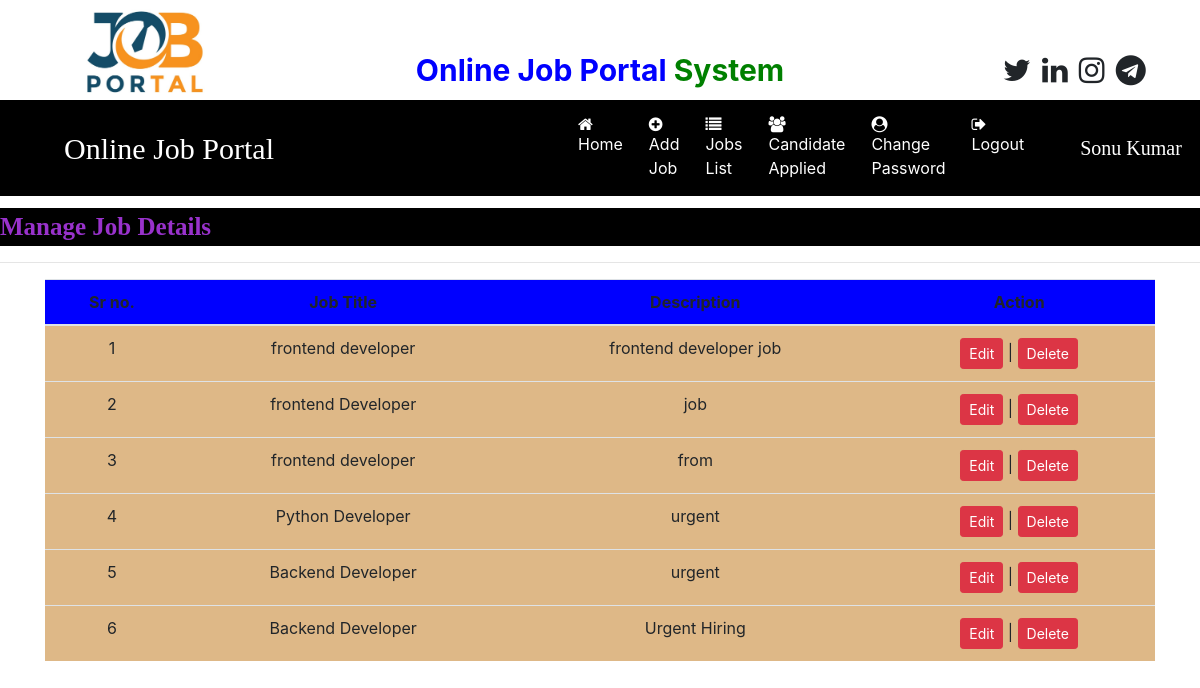
/job_list (signed in), run on the app's committed database.
### job/models.py (models this page shows, shortened)
class Job(models.Model):
    recruiter = models.ForeignKey(Recruiter,on_delete=models.CASCADE)
    start_date= models.DateField()
    end_date=models.DateField()
    title=models.CharField(max_length=100)
    salary= models.FloatField(max_length=20)
    description=models.CharField(max_length=500)
    experience=models.CharField(max_length=50)
    location=models.CharField(max_length=100)
    skills=models.CharField(max_length=100)

### job/views.py (the view)
# urls.py: path('job_list',job_list,name="job_list"),
def job_list(request):
    if not request.user.is_authenticated:
        return redirect('recruiter_login')
    user=request.user
    recruiter=Recruiter.objects.get(user=user)
    job=Job.objects.filter(recruiter=recruiter)
    d={'job':job}
    return render(request,'job/job_list.html',d)

### job/templates/job/job_list.html (shortened to what this page needs)
{% load static %}
{% block body%}
{% include 'job/recruiter_navigation.html' %}
<marquee style="font-family: 'Monotype Corsiva'; font-size:25px;color: darkorchid;background-color:black; font-weight: bold;margin-top: 1%;">
    Manage Job Details
</marquee>
<hr>
<div class="container">
<table class="table table-hover" id="example">
    <thead>
        <tr style = "background-color: blue;">
            <th>Sr no.</th>
            <th>Job Title</th>
            <th>Description</th>
            <th>Action</th>
        </tr>
    </thead>
    <tbody>
        {% for i in job %}
        <tr style ="background-color: #DEB887;">
            <td> {{forloop.counter}}</td>
            <td> {{i.title}}</td>
            <td> {{i.description}}</td>
            <td><a href="{% url 'edit_jobdetail' i.id %}" class="btn btn-danger btn-sm">Edit</a>
            | <a href="#" class="btn btn-danger btn-sm">Delete</a>
        </tr>
        {% endfor %}
    </tbody>
</table>
</div>
{% endblock body%}

### job/templates/job/recruiter_navigation.html (shortened to what this page needs)
<html>
    <head>
        {% load static %}
  <link rel="stylesheet" href="https://maxcdn.bootstrapcdn.com/bootstrap/4.5.2/css/bootstrap.min.css">
  <link rel="stylesheet" href="https://cdnjs.cloudflare.com/ajax/libs/font-awesome/4.7.0/css/font-awesome.min.css">
    </head>
    <body>
        <div class="container">
            <div class="row">
                <div class="col-sm-3">
                    <img src="{% static 'images/4.jpg'%}" style="width:200px; height:100px">
                </div>
                <div class="col-sm-6 mt-5 text-center">
                    <span style="font-weight:bold ; font-size :30px">
                        <span style = "color : blue">Online Job Portal</span>
                        <span style = "color : green">System</span>
                    </span>
                </div>
                <div class="col-sm-3 mt-5" style="padding-left:10%">
                    <span style="font-weight:bold; font-size:30px">
                        <span><i class="fa fa-twitter pl-1"></i></span>
                        <span><i class="fa fa-linkedin pl-1"></i></span>
                        <span><i class="fa fa-instagram pl-1"></i></span>
                        <span><i class="fa fa-telegram pl-1"></i></span>
                    </span>
                </div>
            </div>
        </div>
        <nav class="navbar navbar-expand-sm" style="background-color :black">
            <a class="navbar-brand text-white pl-5 font-weight-weight-bold" style="font-family:'Monotype Corsiva'; font-size:30px">Online Job Portal</a>
            <ul class="navbar-nav">
                <li class="nav-item">
                   <a class="nav-link" href="{% url 'recruiter_home'%}" style="margin-left:280px"><i class="fa fa-home mr-1"></i>Home</a>
                </li>
                <li class="nav-item">
                   <a class="nav-link" href="{% url 'add_job' %}"><i class="fa fa-plus-circle mr-1"></i>Add Job</a>
                </li>
                <li class="nav-item">
                   <a class="nav-link" href="{% url 'job_list'%}" ><i class="fa fa-list mr-1"></i>Jobs List</a>
                </li>
                <li class="nav-item">
                    <a class="nav-link" href="{% url 'applied_candidatelist' %}" ><i class="fa fa-users mr-1"></i>Candidate Applied</a>
                </li>
                <li class="nav-item">
                    <a class="nav-link" href="{% url 'change_passwordrecruiter' %}" ><i class="fa fa-user-circle mr-1"></i>Change Password</a>
                </li>
                <li class="nav-item">
                    <a class="nav-link" href="{% url 'Logout' %}" ><i class="fa fa-sign-out mr-1"></i>Logout</a>
                </li>
            </ul>
            <a class="navbar-brand text-white pl-5 font-weight-weight-bold" style="font-family:'Monotype Corsiva'; font-size:20px">{{request.user.first_name}} {{request.user.last_name}}</a>
        </nav>
    </body>
</html>

### job/templates/job/recruiter_navigation.html (style rules this page uses)
.nav-link { color :white !important; margin-left:10px; }

### job/templates/job/job_list.html (style rules this page uses)
tr { text-align: center; }

### data on the page
Job: title "frontend developer", description "frontend developer job"
Job: title "frontend Developer", description "job"
Job: title "frontend developer", description "from"
Job: title "Python Developer", description "urgent"
Job: title "Backend Developer", description "urgent"
Job: title "Backend Developer", description "Urgent Hiring"

### other printed values
{{ request.user.first_name }} "Sonu"
{{ request.user.last_name }} "Kumar"
